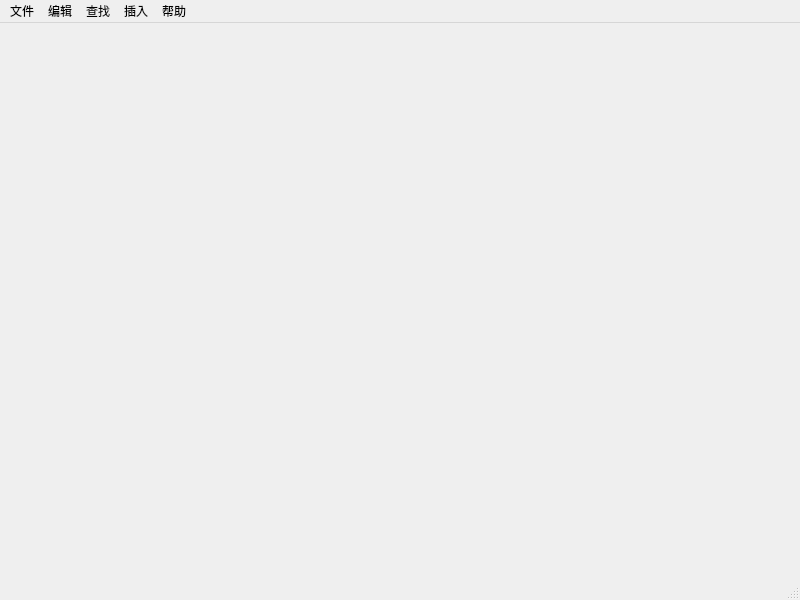
<?xml version="1.0" encoding="UTF-8"?>
<ui version="4.0">
 <class>MainWindow</class>
 <widget class="QMainWindow" name="MainWindow">
  <property name="geometry">
   <rect>
    <x>0</x>
    <y>0</y>
    <width>800</width>
    <height>600</height>
   </rect>
  </property>
  <property name="windowTitle">
   <string>MainWindow</string>
  </property>
  <widget class="QWidget" name="centralwidget"/>
  <widget class="QMenuBar" name="menubar">
   <property name="geometry">
    <rect>
     <x>0</x>
     <y>0</y>
     <width>800</width>
     <height>41</height>
    </rect>
   </property>
   <widget class="QMenu" name="menu">
    <property name="title">
     <string>文件</string>
    </property>
    <widget class="QMenu" name="menu_6">
     <property name="title">
      <string>导出到</string>
     </property>
     <addaction name="actionPdf"/>
     <addaction name="actionHtml"/>
     <addaction name="actionPng"/>
    </widget>
    <addaction name="action1"/>
    <addaction name="actionDakai"/>
    <addaction name="actionZuijin"/>
    <addaction name="separator"/>
    <addaction name="actionBaocun"/>
    <addaction name="actionLingcunwei"/>
    <addaction name="separator"/>
    <addaction name="actionFasongdao"/>
    <addaction name="menu_6"/>
    <addaction name="actionDayin"/>
    <addaction name="separator"/>
    <addaction name="actionPianhaoshezhi"/>
    <addaction name="separator"/>
    <addaction name="actionTuichu"/>
   </widget>
   <widget class="QMenu" name="menu_2">
    <property name="title">
     <string>编辑</string>
    </property>
    <addaction name="actionChexiao"/>
    <addaction name="actionChongzuo"/>
   </widget>
   <widget class="QMenu" name="menu_3">
    <property name="title">
     <string>查找</string>
    </property>
    <addaction name="actionDangqian"/>
    <addaction name="actionQuanxiangmu"/>
   </widget>
   <widget class="QMenu" name="menu_4">
    <property name="title">
     <string>插入</string>
    </property>
    <widget class="QMenu" name="menu_7">
     <property name="title">
      <string>标题</string>
     </property>
     <addaction name="actionH1"/>
     <addaction name="actionH2"/>
     <addaction name="actionH3"/>
     <addaction name="actionH4"/>
     <addaction name="actionH5"/>
     <addaction name="actionH6"/>
    </widget>
    <addaction name="action1_2"/>
    <addaction name="action2"/>
    <addaction name="separator"/>
    <addaction name="action3"/>
    <addaction name="menu_7"/>
    <addaction name="action5"/>
    <addaction name="action6"/>
    <addaction name="action7"/>
    <addaction name="action8"/>
    <addaction name="action9"/>
    <addaction name="action10"/>
    <addaction name="action11"/>
    <addaction name="action12"/>
    <addaction name="separator"/>
    <addaction name="action1_3"/>
    <addaction name="action2_2"/>
    <addaction name="action3_2"/>
    <addaction name="separator"/>
    <addaction name="action1_4"/>
    <addaction name="action2_3"/>
    <addaction name="action3_3"/>
    <addaction name="action4_2"/>
    <addaction name="separator"/>
    <addaction name="action1_5"/>
    <addaction name="action2_4"/>
    <addaction name="separator"/>
    <addaction name="action1_6"/>
    <addaction name="action2_5"/>
    <addaction name="action3_4"/>
    <addaction name="action4_3"/>
    <addaction name="separator"/>
    <addaction name="action1_7"/>
    <addaction name="action2_6"/>
    <addaction name="action3_5"/>
    <addaction name="action4_4"/>
    <addaction name="action5_2"/>
    <addaction name="action6_2"/>
    <addaction name="action7_2"/>
   </widget>
   <widget class="QMenu" name="menu_5">
    <property name="title">
     <string>帮助</string>
    </property>
    <addaction name="actionJianchagenxgin"/>
   </widget>
   <addaction name="menu"/>
   <addaction name="menu_2"/>
   <addaction name="menu_3"/>
   <addaction name="menu_4"/>
   <addaction name="menu_5"/>
  </widget>
  <widget class="QStatusBar" name="statusbar"/>
  <action name="action1">
   <property name="text">
    <string>新建</string>
   </property>
  </action>
  <action name="actionDakai">
   <property name="text">
    <string>打开文件</string>
   </property>
  </action>
  <action name="actionZuijin">
   <property name="text">
    <string>最近文档</string>
   </property>
  </action>
  <action name="actionBaocun">
   <property name="text">
    <string>保存</string>
   </property>
  </action>
  <action name="actionLingcunwei">
   <property name="text">
    <string>另存为</string>
   </property>
  </action>
  <action name="actionFasongdao">
   <property name="text">
    <string>发送到</string>
   </property>
  </action>
  <action name="actionDayin">
   <property name="text">
    <string>打印</string>
   </property>
  </action>
  <action name="actionPianhaoshezhi">
   <property name="text">
    <string>偏好设置</string>
   </property>
  </action>
  <action name="actionTuichu">
   <property name="text">
    <string>退出</string>
   </property>
  </action>
  <action name="actionPdf">
   <property name="text">
    <string>pdf</string>
   </property>
  </action>
  <action name="actionHtml">
   <property name="text">
    <string>html</string>
   </property>
  </action>
  <action name="actionPng">
   <property name="text">
    <string>png</string>
   </property>
  </action>
  <action name="actionChexiao">
   <property name="text">
    <string>撤销</string>
   </property>
  </action>
  <action name="actionChongzuo">
   <property name="text">
    <string>重做</string>
   </property>
  </action>
  <action name="actionJianchagenxgin">
   <property name="text">
    <string>检查更新</string>
   </property>
  </action>
  <action name="action1_2">
   <property name="text">
    <string>当前日期时间</string>
   </property>
  </action>
  <action name="action2">
   <property name="text">
    <string>当前文件名</string>
   </property>
  </action>
  <action name="action3">
   <property name="text">
    <string>Markdown</string>
   </property>
  </action>
  <action name="action5">
   <property name="text">
    <string>加粗</string>
   </property>
  </action>
  <action name="action6">
   <property name="text">
    <string>强调</string>
   </property>
  </action>
  <action name="action7">
   <property name="text">
    <string>行内代码</string>
   </property>
  </action>
  <action name="action8">
   <property name="text">
    <string>图片</string>
   </property>
  </action>
  <action name="action9">
   <property name="text">
    <string>超链接</string>
   </property>
  </action>
  <action name="action10">
   <property name="text">
    <string>引用</string>
   </property>
  </action>
  <action name="action11">
   <property name="text">
    <string>有序列表</string>
   </property>
  </action>
  <action name="action12">
   <property name="text">
    <string>无序列表</string>
   </property>
  </action>
  <action name="action1_3">
   <property name="text">
    <string>分页符</string>
   </property>
  </action>
  <action name="action2_2">
   <property name="text">
    <string>分节符</string>
   </property>
  </action>
  <action name="action3_2">
   <property name="text">
    <string>分段符</string>
   </property>
  </action>
  <action name="action1_4">
   <property name="text">
    <string>github</string>
   </property>
  </action>
  <action name="action2_3">
   <property name="text">
    <string>代码块</string>
   </property>
  </action>
  <action name="action3_3">
   <property name="text">
    <string>删除线</string>
   </property>
  </action>
  <action name="action4_2">
   <property name="text">
    <string>Tasklist</string>
   </property>
  </action>
  <action name="action1_5">
   <property name="text">
    <string>MultiMarkdown</string>
   </property>
  </action>
  <action name="action2_4">
   <property name="text">
    <string>下划线</string>
   </property>
  </action>
  <action name="action1_6">
   <property name="text">
    <string>PHP</string>
   </property>
  </action>
  <action name="action2_5">
   <property name="text">
    <string>脚注</string>
   </property>
  </action>
  <action name="action3_4">
   <property name="text">
    <string>脚注引用</string>
   </property>
  </action>
  <action name="action4_3">
   <property name="text">
    <string>表格</string>
   </property>
  </action>
  <action name="action1_7">
   <property name="text">
    <string>自定义</string>
   </property>
  </action>
  <action name="action2_6">
   <property name="text">
    <string>高亮</string>
   </property>
  </action>
  <action name="action3_5">
   <property name="text">
    <string>嵌入对象</string>
   </property>
  </action>
  <action name="action4_4">
   <property name="text">
    <string>数学代码(行间)</string>
   </property>
  </action>
  <action name="action5_2">
   <property name="text">
    <string>数学代码(行内)</string>
   </property>
  </action>
  <action name="action6_2">
   <property name="text">
    <string>注释</string>
   </property>
  </action>
  <action name="action7_2">
   <property name="text">
    <string>目录</string>
   </property>
  </action>
  <action name="actionDangqian">
   <property name="text">
    <string>搜索当前</string>
   </property>
  </action>
  <action name="actionQuanxiangmu">
   <property name="text">
    <string>搜索全部</string>
   </property>
  </action>
  <action name="actionH1">
   <property name="text">
    <string>H1    #</string>
   </property>
  </action>
  <action name="actionH2">
   <property name="text">
    <string>H2    ##</string>
   </property>
  </action>
  <action name="actionH3">
   <property name="text">
    <string>H3    ###</string>
   </property>
  </action>
  <action name="actionH4">
   <property name="text">
    <string>H4    ####</string>
   </property>
  </action>
  <action name="actionH5">
   <property name="text">
    <string>H5    #####</string>
   </property>
  </action>
  <action name="actionH6">
   <property name="text">
    <string>H6    ######</string>
   </property>
  </action>
 </widget>
 <resources/>
 <connections/>
</ui>
